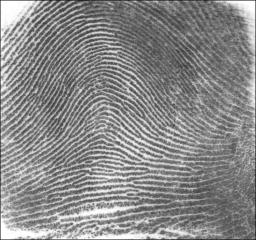
#> input picture Images/arch.png, 256 x 240 px
$ python process_image.py   (older library calls are emulated)
#> lines starting #> are read from the running program, lines starting #| are printed output that depends on the picture; after the words box and inside, x2 and y2 are one past the last pixel; in counts of white or black regions, pixels touching at a corner belong together
### basic_code_elements.py
#! /usr/bin/python3

## Basic functions for the construction of a ridge
## following system

from numpy import sqrt, zeros, array, sum, sqrt, mean, \
     sign, shape, where, amax, angle, argmin
from math import cos, sin, pi

def normalise(array):
    """Normalises a 2D array of 2D vectors"""

    # Get array dimensions
    yl = len(array)
    xl = len(array[0])

    for n in range(yl):
        for m in range(xl):
            # Get vector components
            y = array[n,m,0]
            x = array[n,m,1]

            # check is the vector is zero
            if x == 0 and y == 0:
                array[n,m,:] = 0, 0
            else:
                array[n,m,:] = array[n,m,:]* \
                               (x**2 + y**2)**(-0.5)

    return array

def pnd(image):
    """Returns the point normal determination"""

    # Get image dimensions
    y_pix = len(image)
    x_pix = len(image[0])

    # Make array to hold normals
    normals = zeros((y_pix-1, x_pix-1,2))

    for n in range(1, y_pix):
        for m in range(1, x_pix):
            # Fit plane and calculate normal
            n1 = (-image[n-1, m] + image[n-1, m-1] + \
                  image[n, m-1] - image[n, m])/4
            n2 = (-image[n-1, m] - image[n-1, m-1] + \
                  image[n, m-1] + image[n, m])/4

            normals[n-1, m-1, :] = n1, n2

    # normalise the normals
    normals = normalise(normals)

    return normals

def atd(image, window=3):
    """Averages the tangent diraction of a PND array"""

    # Get image dimensions
    y_pix = len(image)
    x_pix = len(image[0])

    # Calculate window half-size
    k1 = int(window/2)
    if k1 == window/2:
        k2 = int(window/2) - 1
    else:
        k2 = k1

    # Make array to hold tangents
    tangents = zeros((y_pix-1, x_pix-1,2))

    # Calcualte normals
    normals = pnd(image)

    # Test to see if a pixel is in the image
    inImageTest = lambda ky,kx: not \
                  ((ky < 0) and (kx < 0) and \
                  (ky > y_pix - k1 - 1) and \
                  (kx > x_pix - k1 - 1))

    # Loop through and calculate ATD
    for n in range(1,y_pix-(k1+1)):
        for m in range(1,x_pix-(k1+1)):
            # Extract window from image
            window = [normals[ky,kx] for ky in \
                      range(n-k1,n+k2) for kx in \
                      range(m-k1,m+k2) \
                      if inImageTest(ky,kx)]

            # Resize for easier indexing
            window = array(window)

            # Calculate normalised ATD
            A = sum(window[:,0]**2)
            B = sum(window[:,1]**2)
            C = sum(window[:,0]*window[:,1])
            mn1 = mean(window[:,0])

            # Diagonal matrix cases
            if C == 0 and A < B:
                u1 = 1
                u2 = 0

            elif C == 0 and A > B:
                u1 = 0
                u2 = 1

            # Plateau vase
            elif ((A+B) + sqrt((A-B)**2 + 4*C**2)) == \
                  ((A+B) - sqrt((A-B)**2 + 4*C**2)):
                u1 = 0
                u2 = 0

            # Non-diagonal case
            else:
                D = (B - A)/(2*C) - \
                    sqrt(1 + ((B - A)/(2*C))**2)
                # Ensure that u1 orents properly
                if mn1 > 0:
                    u1 = 1/sqrt(1 + D**2)
                else:
                    u1 = -1/sqrt(1 + D**2)

                u2 = u1*D

            tangents[n,m,:] = u1, u2

    return tangents

def followRidge(tangents, cX, cY, img, mu=5, rad=3):
    """
       Given an list of tangents and an input starting
       position, returns the list of points on a ridge
    """

    # Get size of the image.
    ySize, xSize, zSize  = shape(tangents)

    # Create array to hold traversed pixel
    visited = array([[False]*ySize]*xSize)
    double_visied = array([[False]*ySize]*xSize)

    # Calculate angles
    angels = angle(tangents[:,:,1] + 1j*tangents[:,:,0])

    # Calculate line length
    ll = rad*2+1

    # Array for holding line greylevels, angles and
    # coordinates
    ang_line = zeros((ll,2))
    grey_line = zeros(ll)
    coord_line = zeros((ll,2)).astype('int')

    # Set starting angle
    psi_s = pi/4

    # Record starting position
    uC = [[cX,cY]]

    # Only visit pixels that haven't been visited before
    while cX - rad - mu >= 0 and cY - rad - mu >= 0 \
          and cX + rad + mu < xSize \
          and cY + rad + mu < ySize \
          and not visited[cX,cY]:

            # Mark current pixel as visited
            visited[cX,cY] = True

            # Extract line for processing
            for sig in range(-rad, rad+1):
                # Calculate coords of pixels in line
                lx = cX + round(sig*cos(psi_s + pi/2))
                ly = cY + round(sig*sin(psi_s + pi/2))

                # Extract greylevel of line
                grey_line[sig+rad] = img[ly, lx]

                # Store coordinates of pixels in line
                coord_line[sig] = ly, lx

            # Move to ridge peak in line
            cY, cX = coord_line[argmin(grey_line)]

            # Reset line angle counters and angles
            ang_c1 = 0
            ang1 = 0
            ang_c2 = 0
            ang2 = 0

            # Extract line for processing at new coords
            for sig in range(-rad, rad+1):
                # Calculate coords of pixels in line
                lx = cX + round(sig*cos(psi_s + pi/2))
                ly = cY + round(sig*sin(psi_s + pi/2))

                # Extract angle
                if sig < 0 \
                   and tangents[ly,lx,0] != 0 \
                   and tangents[ly,lx,1] != 0:
                    ang1 += angels[ly, lx]
                    ang_c1 += 1

                elif sig > 0 \
                     and tangents[ly,lx,0] != 0 \
                     and tangents[ly,lx,1] != 0:
                    ang2 += angels[ly, lx]
                    ang_c2 += 1

                # Store coordinates of pixels in line
                coord_line[sig] = ly, lx

            # Calculate greyscale tangent
            if ang_c1:
                ang1 = ang1/ang_c1
            else:
                ang1 = psi_s

            if ang_c2:
                ang2 = ang2/ang_c2
            else:
                ang2 = psi_s

            # Add/substract 90deg to minimise distance
            # from phi_c
            if abs(psi_s - ang1 - pi/2) < \
               abs(psi_s - ang1 + pi/2):
                ang1 += pi/2
            else:
                ang1 -= pi/2

            if abs(psi_s - ang2 - pi/2) < \
               abs(psi_s - ang2 + pi/2):
                ang2 += pi/2
            else:
                ang2 -= pi/2

            # Set new value of psi
            psi_s = (ang1 + ang2)/2

            # Move forward in the phi_s diraction
            cX += round(cos(psi_s) * mu)
            cY += round(sin(psi_s) * mu)

            # Record new coordinates
            uC.append([cX,cY])

    return uC

### process_image.py
#! /usr/bin/python3
import basic_code_elements as basic
from scipy import ndimage
from scipy import misc
import numpy as np
import matplotlib.pyplot as plt
import time

def main():#'fingerprint5_small', 'Example_curve_n0', 'Example_curve_n50'
    img = misc.imread('Images/arch.png').astype(float)
#> img: shape (240, 256) float64; min 28, max 255, mean 138.2
    xSize , ySize = np.shape(img)
#> xSize = 240; ySize = 256
    #Load in the image and get its size.

    tangents = basic.atd(img, window=5)
#> in atd, `y_pix = len(image)`: y_pix = 240
#> in atd, `x_pix = len(image[0])`: x_pix = 256
#> in pnd, `y_pix = len(image)`: y_pix = 240
#> in pnd, `x_pix = len(image[0])`: x_pix = 256
#> in normalise, `yl = len(array)`: yl = 239
#> in normalise, `xl = len(array[0])`: xl = 255

# [6 lines of commented-out code are left out]

    tx = 60
    ty = 5
    #tx and ty are the locations where the ridge finding starts

    plt.imshow(img[0:70,50:90], interpolation='none', cmap=plt.get_cmap('gray'))
    #Show the image
    plt.quiver(tangents[0:70,50:90,0], tangents[0:70,50:90,1],
               pivot='mid', color='r', units='inches', scale=5)

    oC= basic.followRidge(tangents, tx, ty, img, mu=2, rad=2)
#> in followRidge, `angels = angle(tangents[:,:,1] + 1j*tangents[:,:,0])`:
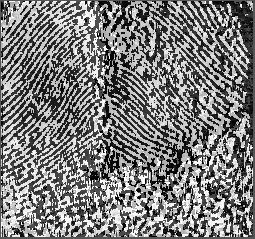
#> angels: shape (239, 255) float64; min -1.57, max 3.14, mean 0.734; drawn with min black and max white
#> after the loop in followRidge, `while cX - rad - mu >= 0 and cY - rad - mu >= 0 \`:
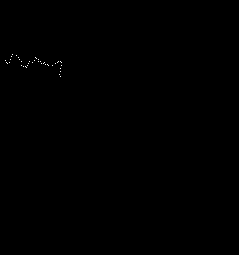
#> visited: shape (255, 239) bool; 0.07% white in thin lines or dots, all inside (x1, y1, x2, y2) = (5, 54, 62, 77)
#> after the loop in followRidge, `while cX - rad - mu >= 0 and cY - rad - mu >= 0 \`: coord_line = [[59, 77], [60, 76], [60, 75], [58, 79], [58, 78]]; grey_line = [113, 99, 98, 92, 77]; uC = 43 pairs, first value 54 to 76, second value 5 to 61
#> oC has the same summary as uC in followRidge
    rx = [x[0]-50 for x in oC]
#> rx = 43 values, max 26 at index 41, min 4 at index 6, mean 12.88
    ry = [x[1] for x in oC]
#> ry = 43 values, max 61 at index 36, min 5 at index 0, mean 35.74
    plt.plot(rx,ry,'b-')

    plt.plot(tx-50, ty,'ro')
    #plt.show()
    #Plot where the ridge finding starts

    plt.savefig('RF_ATD_arch.svg')
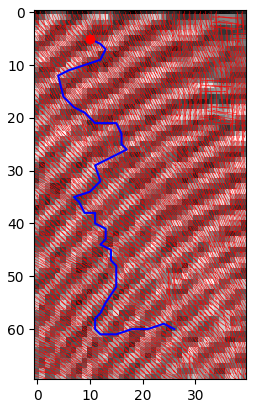
#> figure drawn by matplotlib, 1 panel
    #print('Figure', 'RF_ATD_arch.svg', 'saved.')
    #Show image

if __name__ == '__main__':
        main()
